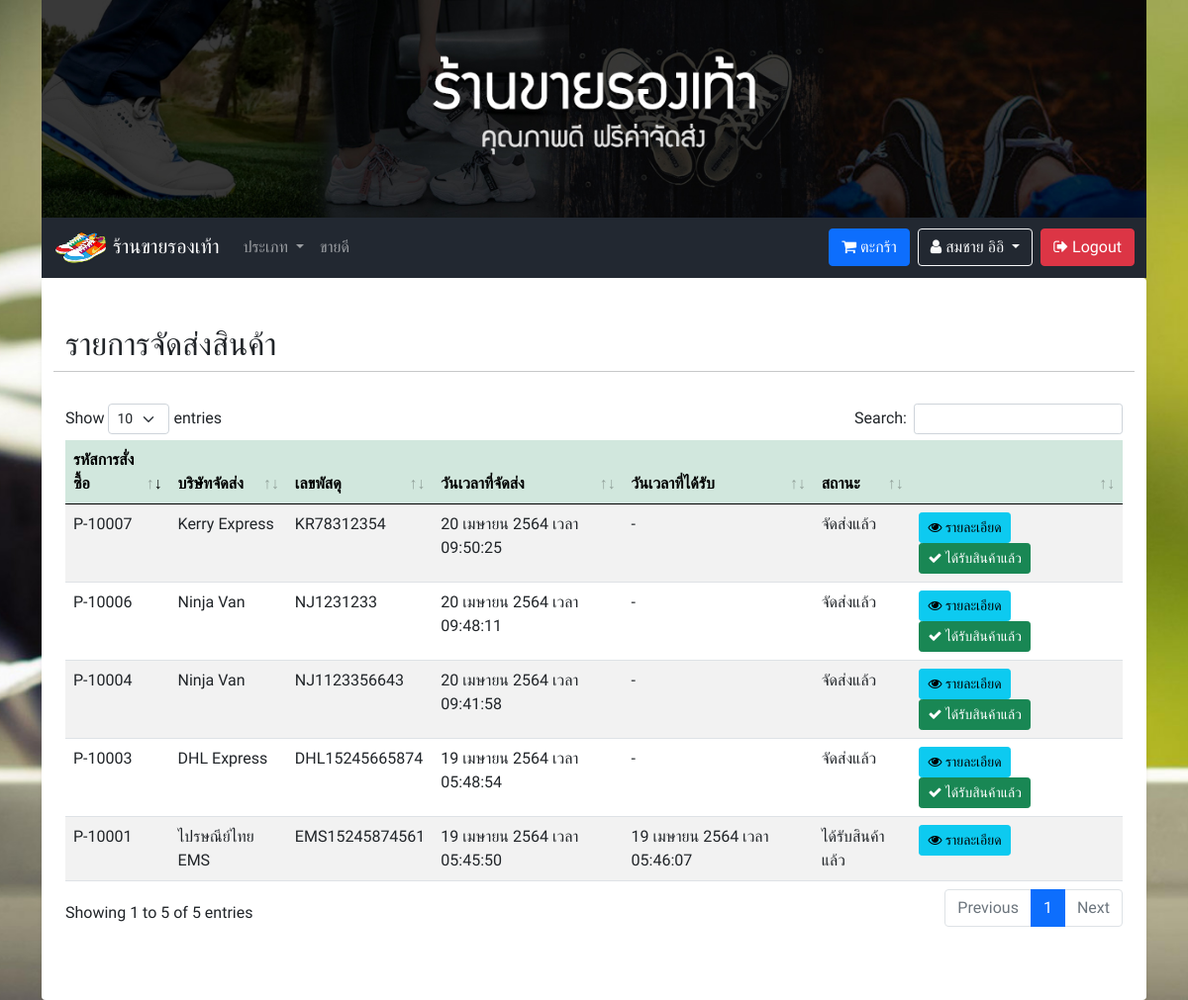
The app's page /member_shipment.php (signed in) with its own data.
### tables this page shows
CREATE TABLE `tbl_user` (
  `u_id` int(10) NOT NULL COMMENT 'ID',
  `u_username` varchar(255) NOT NULL COMMENT 'ชื่อผู้ใช้',
  `u_password` varchar(255) NOT NULL COMMENT 'รหัสผ่าน',
  `u_fname` varchar(255) NOT NULL COMMENT 'ชื่อ',
  `u_lname` varchar(255) NOT NULL COMMENT 'นามสกุล',
  `u_sex` varchar(50) NOT NULL COMMENT 'เพศ',
  `u_address` text NOT NULL COMMENT 'ที่อยู่',
  `u_email` varchar(255) NOT NULL COMMENT 'อีเมล์',
  `u_tel` varchar(10) NOT NULL COMMENT 'เบอร์โทร',
  `u_role` varchar(50) NOT NULL COMMENT 'บทบาท'
);

CREATE TABLE `tbl_shipment` (
  `sm_id` int(50) NOT NULL COMMENT 'ID',
  `sm_company` varchar(255) NOT NULL COMMENT 'บริษัทจัดส่ง',
  `sm_code` varchar(255) NOT NULL COMMENT 'เลขพัสดุ',
  `sm_date` varchar(255) NOT NULL COMMENT 'วันเวลาที่จัดส่ง',
  `sm_date_receive` varchar(255) NOT NULL COMMENT 'วันเวลาที่ได้รับ',
  `sm_pm_code` varchar(255) NOT NULL COMMENT 'รหัสการสั่งซื้อ',
  `sm_status` varchar(255) NOT NULL COMMENT 'สถานะ'
);

### functions.php (called while the page is built, shortened)
<?php
class ConnectDB
{
    protected $db;
    function __construct()
    {
        $DB_HOST = "localhost";
        $DB_USER = "root";
        $DB_PASS = "";
        $DB_NAME = "stoe_store";
        $con = new mysqli($DB_HOST, $DB_USER, $DB_PASS, $DB_NAME);
        $con->set_charset("utf8");
        $this->db = $con;
    }
    function query($data)
    {
        $result = $this->db->query($data);
        if ($result == true) {
            return $result;
        } else {
            echo "Error to query.!!";
        }
    }
}
class Member extends ConnectDB
{
    function memberGetById($id)
    {
        $result = $this->db->query("SELECT * FROM tbl_user WHERE u_id = '$id' AND u_role = 'member' ");
        $row = $result->fetch_all(MYSQLI_ASSOC);
        return $row;
    }
}
function ConvertDateToThai($datetime)
{
    $XdateTime = explode(" ", $datetime);
    $time = $XdateTime[1];
    $date = explode("-", $XdateTime[0]);
    $monthList = [
        "01" => "มกราคม",
        "02" => "กุมภาพันธ์",
        "03" => "มีนาคม",
        "04" => "เมษายน",
        "05" => "พฤษภาคม",
        "06" => "มิถุนายน",
        "07" => "กรกฎาคม",
        "08" => "สิงหาคม",
        "09" => "กันยายน",
        "10" => "ตุลาคม",
        "11" => "พฤศจิกายน",
        "12" => "ธันวาคม",
    ];
    return $date[2] . " " . $monthList[$date[1]] . " " . $date[0] + 543 . " เวลา " . $time;
}

### member_shipment.php (the view, shortened to what this page needs)
<?php
include('header.php');
?>
</head>
<?php
$obj = new ConnectDB();
$objModal = new ConnectDB();
if (isset($_GET['display'])) {
    switch ($_GET['display']) {
        case 'success':
            $result = $obj->query("SELECT * FROM tbl_shipment as sm INNER JOIN tbl_payment AS pm ON sm.sm_pm_code = pm.pm_code INNER JOIN tbl_user as u ON pm.pm_u_id = u.u_id WHERE sm.sm_status = 'จัดส่งแล้ว' AND  pm.pm_u_id = '" . $_SESSION['user']['id'] . "' ");
            break;
        case 'wait':
            $result = $obj->query("SELECT * FROM tbl_shipment as sm INNER JOIN tbl_payment AS pm ON sm.sm_pm_code = pm.pm_code INNER JOIN tbl_user as u ON pm.pm_u_id = u.u_id WHERE sm.sm_status = 'รอดำเนินการ' AND  pm.pm_u_id = '" . $_SESSION['user']['id'] . "'  ");
            break;
    }
} else {
    $result = $obj->query("SELECT * FROM tbl_shipment as sm INNER JOIN tbl_payment AS pm ON sm.sm_pm_code = pm.pm_code INNER JOIN tbl_user as u ON pm.pm_u_id = u.u_id WHERE pm.pm_u_id = '" . $_SESSION['user']['id'] . "' ");
}
?>
<body class="bgc-gray bgm-stoes">
    <?php include('navbar.php'); ?>
    <div class="container p-4 pb-5 bgc-white shadow-sm rounded min-height">
        <div class="row my-4">
            <h2>รายการจัดส่งสินค้า</h2>
            <hr>
            <table id="dtb" class="table table-striped table-hover" style="width:100%">
                <thead>
                    <tr class="table-success">
                        <th>รหัสการสั่งซื้อ</th>
                        <th>บริษัทจัดส่ง</th>
                        <th>เลขพัสดุ</th>
                        <th>วันเวลาที่จัดส่ง</th>
                        <th>วันเวลาที่ได้รับ</th>
                        <th>สถานะ</th>
                        <th></th>
                    </tr>
                </thead>
                <tbody>
                    <?php while ($row = $result->fetch_array()) { ?>
                        <tr>
                            <td><?= $row['sm_pm_code']; ?></td>
                            <td><?php if (empty($row['sm_company'])) {
                                    echo '-';
                                } else {
                                    echo $row['sm_company'];
                                } ?></td>
                            <td><?php if (empty($row['sm_code'])) {
                                    echo '-';
                                } else {
                                    echo $row['sm_code'];
                                } ?></td>
                            <td><?php if (empty($row['sm_date'])) {
                                    echo '-';
                                } else {
                                    echo ConvertDateToThai($row['sm_date']);
                                } ?></td>
                            <td><?php if (empty($row['sm_date_receive'])) {
                                    echo '-';
                                } else {
                                    echo ConvertDateToThai($row['sm_date_receive']);
                                } ?></td>
                            <td><?= $row['sm_status']; ?></td>
                            <td width="20%">
                                <?php if (isset($_GET['display']) && $_GET['display'] == 'success') { ?>
                                    <button class="btn btn-sm btn-info m-0" type="button" data-bs-toggle="modal" data-bs-target="#Modal<?= $row['pm_id'] ?>"><i class="fa fa-eye" aria-hidden="true"></i> รายละเอียด</button>
                                <?php } else if (isset($_GET['display']) && $_GET['display'] == 'delete') { ?>
                                    <button class="btn btn-sm btn-info m-0" type="button" data-bs-toggle="modal" data-bs-target="#Modal<?= $row['pm_id'] ?>"><i class="fa fa-eye" aria-hidden="true"></i> รายละเอียด</button>
                                <?php } else { ?>
                                    <button class="btn btn-sm btn-info m-0" type="button" data-bs-toggle="modal" data-bs-target="#Modal<?= $row['pm_id'] ?>"><i class="fa fa-eye" aria-hidden="true"></i> รายละเอียด</button>
                                    <?php if ($row['sm_status'] == 'จัดส่งแล้ว') { ?>
                                        <a href="?action=accept&id=<?= $row['sm_id']; ?>" class="btn btn-success btn-sm" onclick="return confirm('ยืนยัน?');"><i class="fa fa-check" aria-hidden="true"></i> ได้รับสินค้าแล้ว</a>
                                    <?php } ?>
                                <?php } ?>
                            </td>
                        </tr>
                                                    <?php
                                                    $resultModal = $objModal->query("SELECT * FROM tbl_payment_list as pl INNER JOIN tbl_cargo as cg ON pl.pl_cg_id=cg.cg_id WHERE  pl.pl_pm_code = '" . $row['pm_code'] . "' ");
                                                    ?>
                    <?php } ?>
                </tbody>
            </table>
        </div>
    </div>
    <?php include('call_datatable.php'); ?>
    <?php include('footer.php'); ?>

### navbar.php (shortened to what this page needs)
<div class="container">
    <img src="img/banner.jpg" style="width:100%;max-height:250px;min-height:150px;" class="img-fluid">
    <nav class="navbar navbar-expand-lg navbar-dark sticky-top">
        <div class="container">
            <a class="navbar-brand" href="index.php"><img src="img/logo.png" style="height:35px;width:55px;"> ร้านขายรองเท้า</a>
            <div class="collapse navbar-collapse" id="navbarSupportedContent">
                <ul class="navbar-nav me-auto mb-2 mb-lg-0">
                    <li class="nav-item dropdown">
                        <a class="nav-link dropdown-toggle" href="#" id="navbarDropdown" role="button" data-bs-toggle="dropdown" aria-expanded="false">
                            ประเภท
                        </a>
                    </li>
                    <li class="nav-item">
                        <a class="nav-link" href="index.php?popular">ขายดี <sup><img src="img/hot.gif" style="width:25px;"></sup></a>
                    </li>
                </ul>
                <ul class="navbar-nav d-flex">
                    <?php
                    if (isset($_SESSION['user']['role']) && $_SESSION['user']['role'] == 'member') { ?>
                        <a href="member_cart.php" class="btn btn-primary me-2"><i class="fa fa-shopping-cart" aria-hidden="true"></i> ตะกร้า</a>
                        <?php
                        $obj_fetchNameNav = new Member();
                        $row_fetchNameNav = $obj_fetchNameNav->memberGetById($_SESSION['user']['id']);
                        ?>
                        <div class="dropdown me-2">
                            <button class="btn btn-outline-light dropdown-toggle" type="button" id="dropdownMenuButton1" data-bs-toggle="dropdown" aria-expanded="false">
                                <i class="fa fa-user" aria-hidden="true"></i> <?= $row_fetchNameNav[0]['u_fname'] . ' ' . $row_fetchNameNav[0]['u_lname'] ?>
                            </button>
                        </div>
                        <a href="logout.php" class="btn btn-danger"><i class="fa fa-sign-out" aria-hidden="true"></i> Logout</a>
                    <?php
                    } else if (isset($_SESSION['user']['role']) && $_SESSION['user']['role'] == 'admin') { ?>
                        <a href="logout.php" class="btn btn-danger"><i class="fa fa-sign-out" aria-hidden="true"></i> Logout</a>
                    <?php } else { ?>
                        <a href="login.php" class="btn btn-success me-2"><i class="fa fa-sign-in" aria-hidden="true"></i> Login</a>
                        <a href="register.php" class="btn btn-primary"><i class="fa fa-plus-circle" aria-hidden="true"></i> สมัครสมาชิก</a>
                    <?php } ?>
                </ul>
            </div>
        </div>
    </nav>

### css/style.css (style rules this page uses)
* { font-family: "Chakra Petch", sans-serif; }
nav.navbar { background-color: #222831 !important; }
.bgc-gray { background-color: #eee; }
.bgc-white { background-color: #fff; }
.min-height { min-height: 700px; height: auto; }
.bgm-stoes { background: url("../img/bg.jpg") no-repeat center center fixed; -webkit-background-size: cover; -moz-background-size: cover; -o-background-size: cover; background-size: cover; }

### records on screen
tbl_user: u_fname "สมชาย", u_lname "อิอิ"
tbl_shipment: sm_pm_code "P-10001", sm_company "ไปรษณีย์ไทย EMS", sm_code "EMS15245874561", sm_date "19 เมษายน 2564 เวลา 05:45:50", sm_date_receive "19 เมษายน 2564 เวลา 05:46:07", sm_status "ได้รับสินค้าแล้ว"
tbl_shipment: sm_pm_code "P-10003", sm_company "DHL Express", sm_code "DHL15245665874", sm_date "19 เมษายน 2564 เวลา 05:48:54", sm_status "จัดส่งแล้ว"
tbl_shipment: sm_pm_code "P-10004", sm_company "Ninja Van", sm_code "NJ1123356643", sm_date "20 เมษายน 2564 เวลา 09:41:58", sm_status "จัดส่งแล้ว"
tbl_shipment: sm_pm_code "P-10006", sm_company "Ninja Van", sm_code "NJ1231233", sm_date "20 เมษายน 2564 เวลา 09:48:11", sm_status "จัดส่งแล้ว"
tbl_shipment: sm_pm_code "P-10007", sm_company "Kerry Express", sm_code "KR78312354", sm_date "20 เมษายน 2564 เวลา 09:50:25", sm_status "จัดส่งแล้ว"
